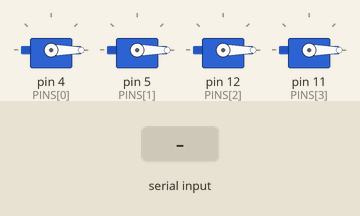
Recording of a sketch running on a simulated Arduino Uno, built with avr-gcc and run on an emulated ATmega328P. Parts: 4 × servo. Inputs (shaded band) come from the test bench.

Above: at 1.2 s.
1.3 s: "90,45,200,10\n" received over Serial
At 1.8 s:
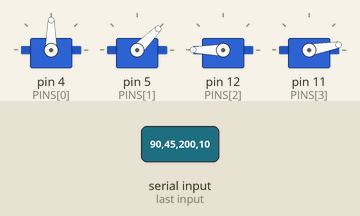
2.8 s: "30,150,10,200\n" received over Serial
At 4.1 s:
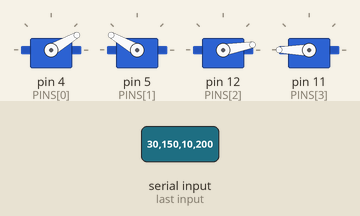
Timing chart, 0 to 5.8 s (numbered marks = the images above; inputs shaded):
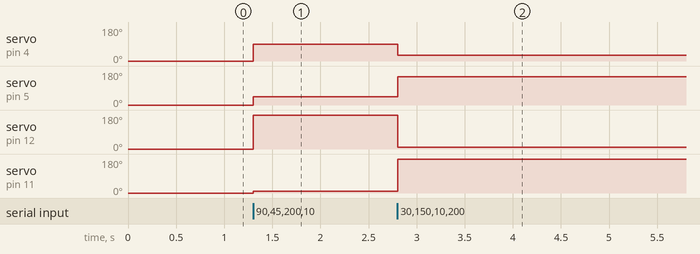

The sketch:

hand_servos.ino
```cpp
// Receives four servo angles from Python, one line at a time:
//   "thumb,index,middle,ring_pinky\n"
// Broken lines are ignored.
//The board never replies, so the USB serial buffer cannot fill up while streaming.

#include <Servo.h>

const int PINS[4] = {4, 5, 12, 11};   // Thumb, Index, Middle, Ring+Pinky
Servo servos[4];

void setup() {
  Serial.begin(115200);
  for (int i = 0; i < 4; i++) {
    servos[i].attach(PINS[i], 500, 2500);     // 500–2500 µs: full 0–180° range for these servos
    servos[i].write(0);                       // start with the hand open
  }
}

void loop() {
  if (Serial.available() > 0) {
    String line = Serial.readStringUntil('\n');

    int c1 = line.indexOf(',');
    int c2 = line.indexOf(',', c1 + 1);
    int c3 = line.indexOf(',', c2 + 1);       // find the positions of the three commas

    if (c1 > 0 && c2 > c1 && c3 > c2) {
      int angles[4];
      angles[0] = line.substring(0, c1).toInt();
      angles[1] = line.substring(c1 + 1, c2).toInt();
      angles[2] = line.substring(c2 + 1, c3).toInt();
      angles[3] = line.substring(c3 + 1).toInt();

      // clamp every angle to the servo range before moving
      for (int i = 0; i < 4; i++) {
        servos[i].write(constrain(angles[i], 0, 180));
      }
    }
  }
}
```

Measured:
- after the input at 1.3 s, servo on pin 4 (PINS[0]): 0° → 90° at once; servo on pin 5 (PINS[1]): 0° → 45° at once; servo on pin 12 (PINS[2]): 0° → 180° at once; servo on pin 11 (PINS[3]): 0° → 10° at once
- after the input at 2.8 s, servo on pin 4 (PINS[0]): 90° → 30° at once; servo on pin 5 (PINS[1]): 45° → 150° at once; servo on pin 12 (PINS[2]): 180° → 10° at once; servo on pin 11 (PINS[3]): 10° → 180° at once
